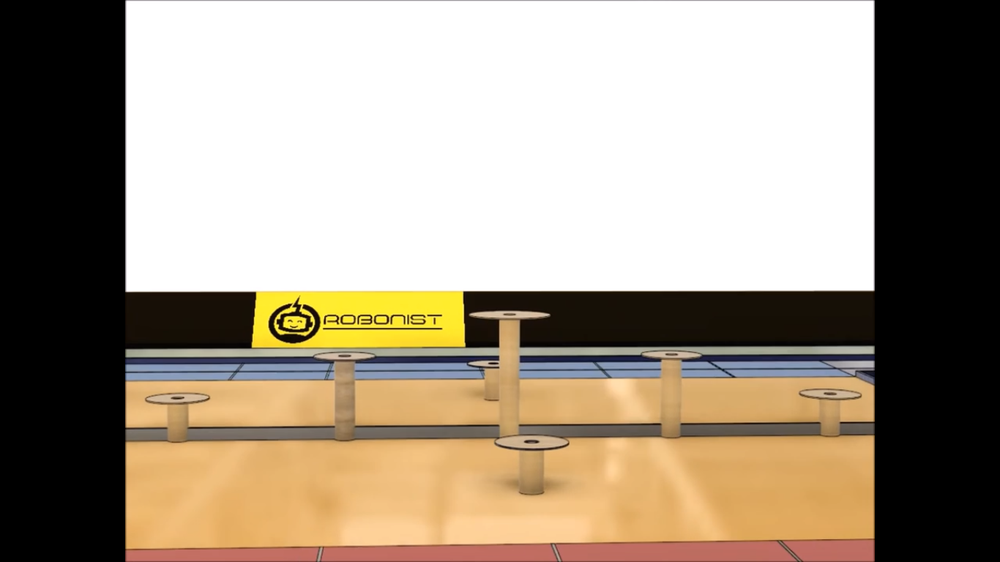
//> input picture arena.png, 1000 x 562 px, shrunk from 1366 x 768 before the run
$ ./19_morph_op   (built with g++ and OpenCV 4)
//> lines starting //> are read from the running program, lines starting //| are printed output that depends on the picture
#include "opencv2/imgproc.hpp"
#include "opencv2/imgcodecs.hpp"
#include "opencv2/highgui.hpp"
using namespace cv;
Mat src, dst;
int morph_elem = 0;
int morph_size = 0;
int morph_operator = 0;
int const max_operator = 4;
int const max_elem = 2;
int const max_kernel_size = 21;
const char* window_name = "Morphology Transformations Demo";
void Morphology_Operations( int, void* );
int main( int, char** argv )
{
  src = imread( "arena.png", 0 ); // Load an image
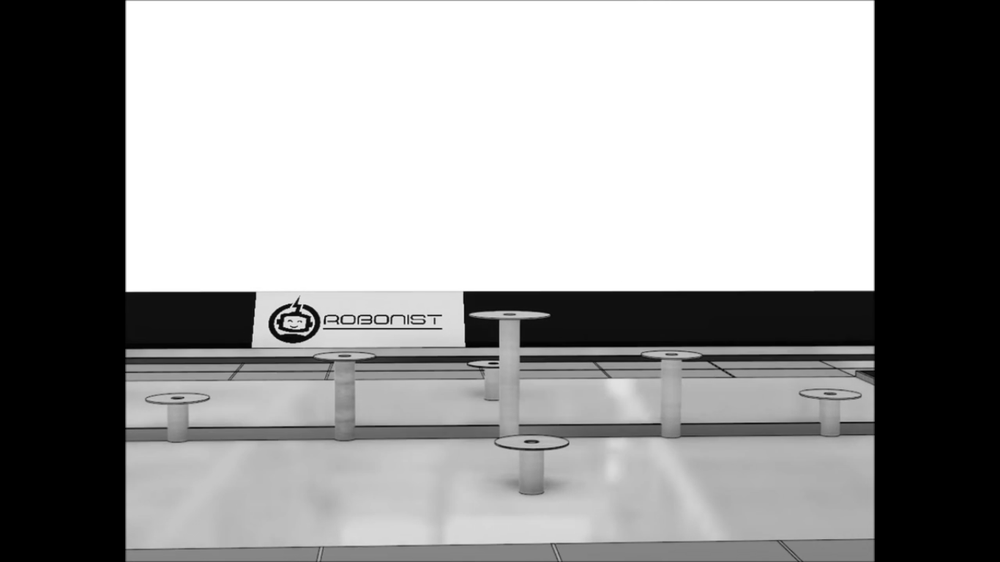
//> src: 562 rows x 1000 cols, CV_8UC1; min 0, max 255, mean 151.3
  if( src.empty() )
    { return -1; }
  namedWindow( window_name, WINDOW_NORMAL ); // Create window
  createTrackbar("Operator:\n 0: Opening - 1: Closing  \n 2: Gradient - 3: Top Hat \n 4: Black Hat", window_name, &morph_operator, max_operator, Morphology_Operations );
//> slider 'Operator:\n 0: Opening - 1: Clo' is set to 1
  createTrackbar( "Element:\n 0: Rect - 1: Cross - 2: Ellipse", window_name,&morph_elem, max_elem,Morphology_Operations );
//> slider 'Element:\n 0: Rect - 1: Cross -' is set to 1
  createTrackbar( "Kernel size:\n 2n +1", window_name,&morph_size, max_kernel_size,Morphology_Operations );
//> slider 'Kernel size:\n 2n +1' is set to 7
  Morphology_Operations( 0, 0 );
  waitKey(0);
  return 0;
}
void Morphology_Operations( int, void* )
{
  // Since MORPH_X : 2,3,4,5 and 6
  int operation = morph_operator + 2;
  Mat element = getStructuringElement( morph_elem, Size( 2*morph_size + 1, 2*morph_size+1 ), Point( morph_size, morph_size ) );
  morphologyEx( src, dst, operation, element );
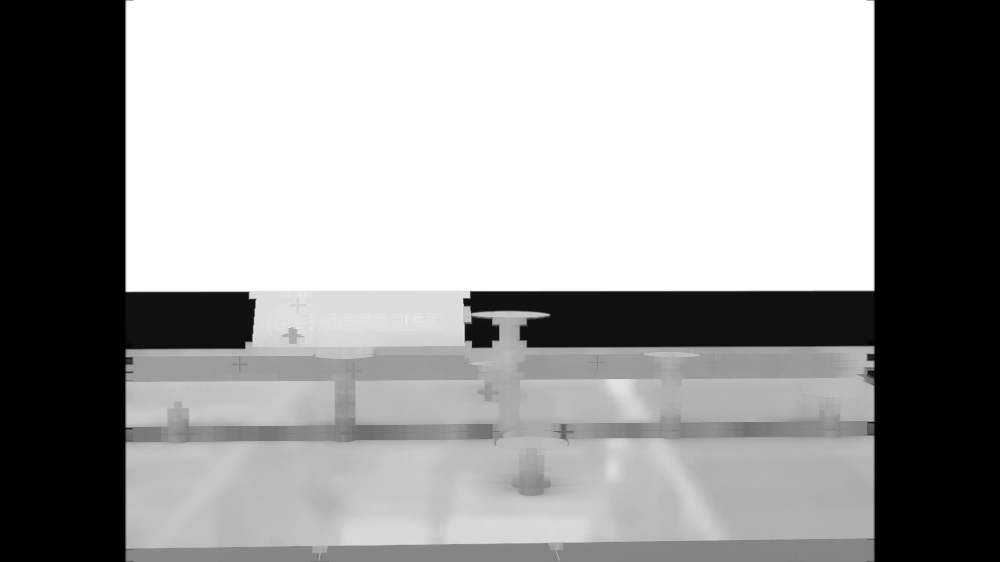
//> dst: 562 rows x 1000 cols, CV_8UC1; min 0, max 255, mean 154.8
  imshow( window_name, dst );
}
